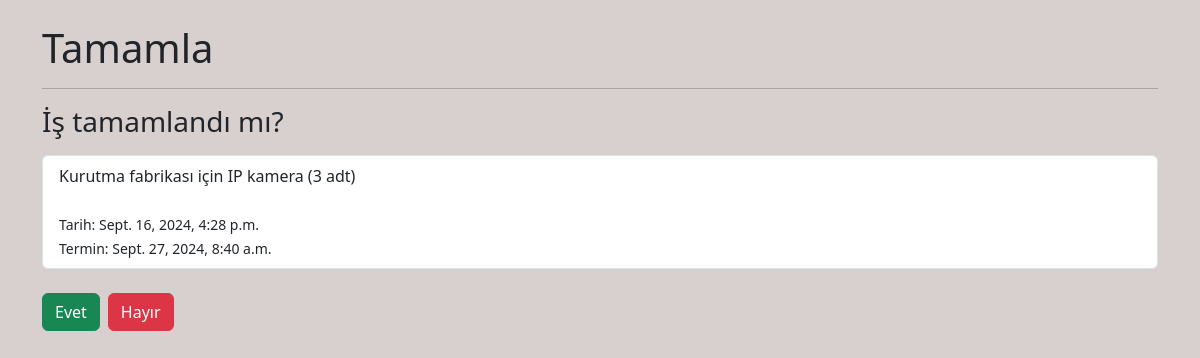
/complete/31, run on the app's committed database.
### app_1/models.py (models this page shows, shortened)
class Task(models.Model):
    title = models.CharField(max_length=200)
    description = models.TextField(blank=True, null=True)
    created_at = models.DateTimeField(auto_now_add=True)
    due_date = models.DateTimeField(null=True, blank=True)
    is_completed = models.BooleanField(default=False)

### app_1/views.py (the view)
# urls.py: path("complete/<int:task_id>", views.complete_task, name="complete_task"),
def complete_task(request, task_id):
    task = Task.objects.get(id=task_id)
    if request.method == "POST":
        task.complete_task()
        return redirect("task_list")
    context = {"task": task, "name": "Tamamla"}
    return render(request, "app_1/complete_task.html", context)

### app_1/templates/app_1/complete_task.html (shortened to what this page needs)
{% extends "base.html" %}
{% block content %}
  <div class="container">
    <h1 class="mt-4">{{ name }}</h1>
    <hr>
    <h3>İş tamamlandı mı?</h3>
    <ul class="list-group mt-3">
      <li class="list-group-item">
        {{ task.title }}
        <br>
        <br>
        <small>Tarih: {{ task.created_at }}</small>
        <br>
        <small>Termin: {{ task.due_date }}</small>
        <br>
        </li>
      </ul>
      <br>
      <div class="d-flex">
        <button type="submit" class="btn btn-success me-2">Evet</button>
        <a href="{% url 'task_list' %}" class="btn btn-danger">Hayır</a>
      </div>
  </div>
{% endblock content %}

### static/style/main.css (style rules this page uses)
body { background-color: #d8cfcf; }

### data on the page
Task: title "Kurutma fabrikası için IP kamera (3 adt)", created_at "Sept. 16, 2024, 4:28 p.m.", due_date "Sept. 27, 2024, 8:40 a.m."

### other printed values
{{ name }} "Tamamla"
